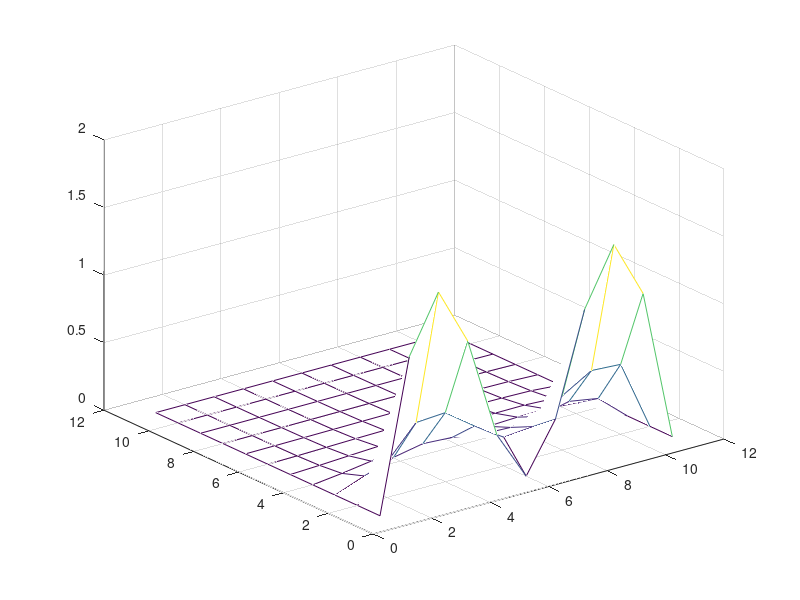

The MATLAB script that drew this image:
clear all
close all
h=0.1;
k=0.01;
x=0:h:1;
t=0:k:0.1;
m=length(t);
n=length(x);
B=zeros(n-2,1);
c1=0;
c2=0;
c=1;
r=(k*c^2)/h^2;
a=-r;
b=2*(1+r);
u=zeros(m,n);
f=sin(pi*x)+sin(3*pi*x);
u(1,:)=f;
u(:,1)=0;
u(:,n)=0;
f(1)=u(1,1);
f(n)=u(1,n);
N=n-2;
duoi=a*(ones(N,1));
giua=b*(ones(N,1));
tren=c*(ones(N,1));
A=spdiags([duoi giua tren],[-1 0 1],N,N);
full(A)
for i=2:m
    for j=2:n-1
d(j-1)=r*(u(i-1,j-1))+2*(1-r)*u(i-1,j)+r*u(i-1,j+1);
    end 
    B(:)=d(:)
    B(1,1)=d(1)-duoi(1)*u(i,1);
B(N,1)=d(N)-tren(N)*u(i,n);
X=A\B
u(i,2:n-1)=X';
    
end
u
mesh(u)
    






